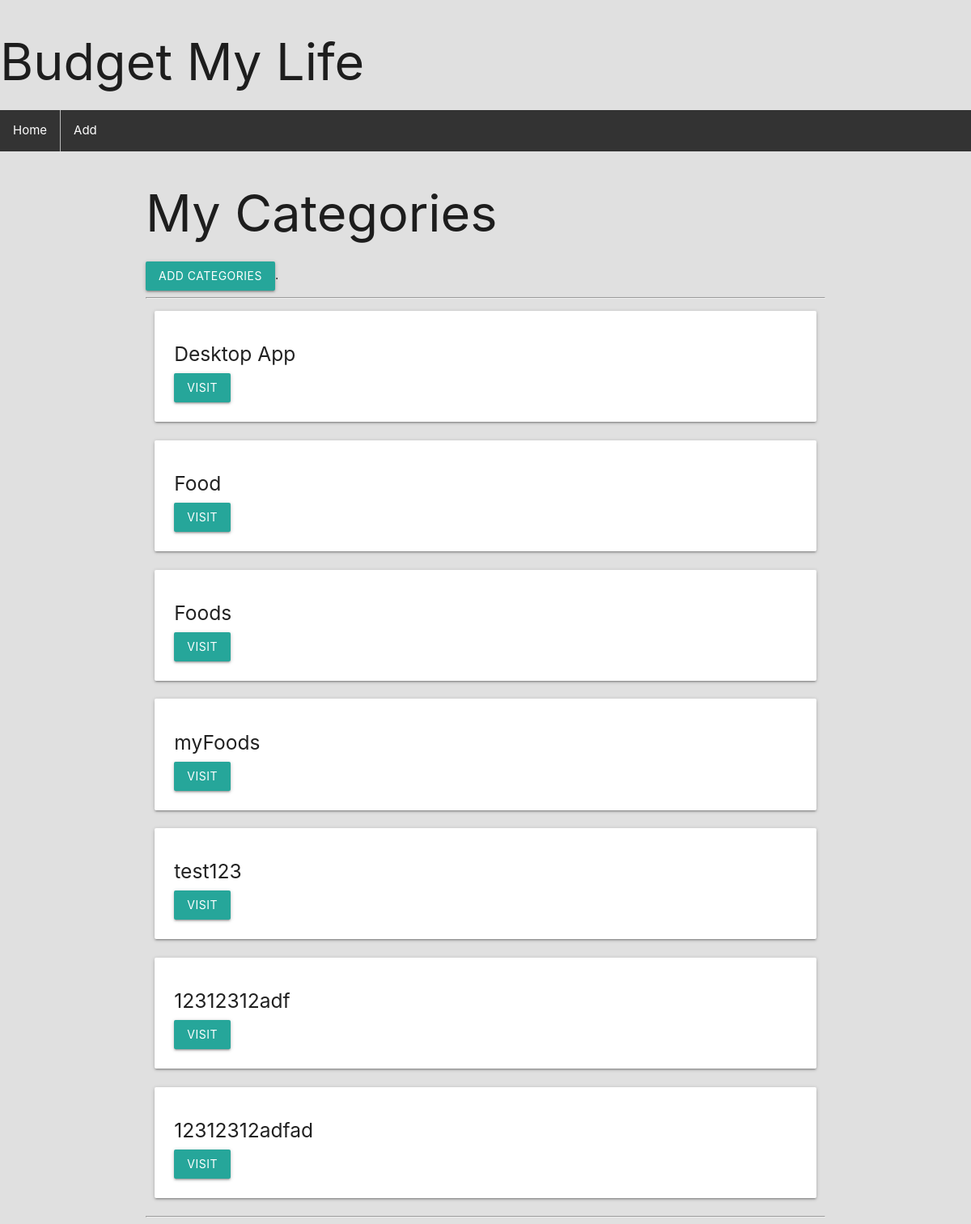
Before: / with the older database file.
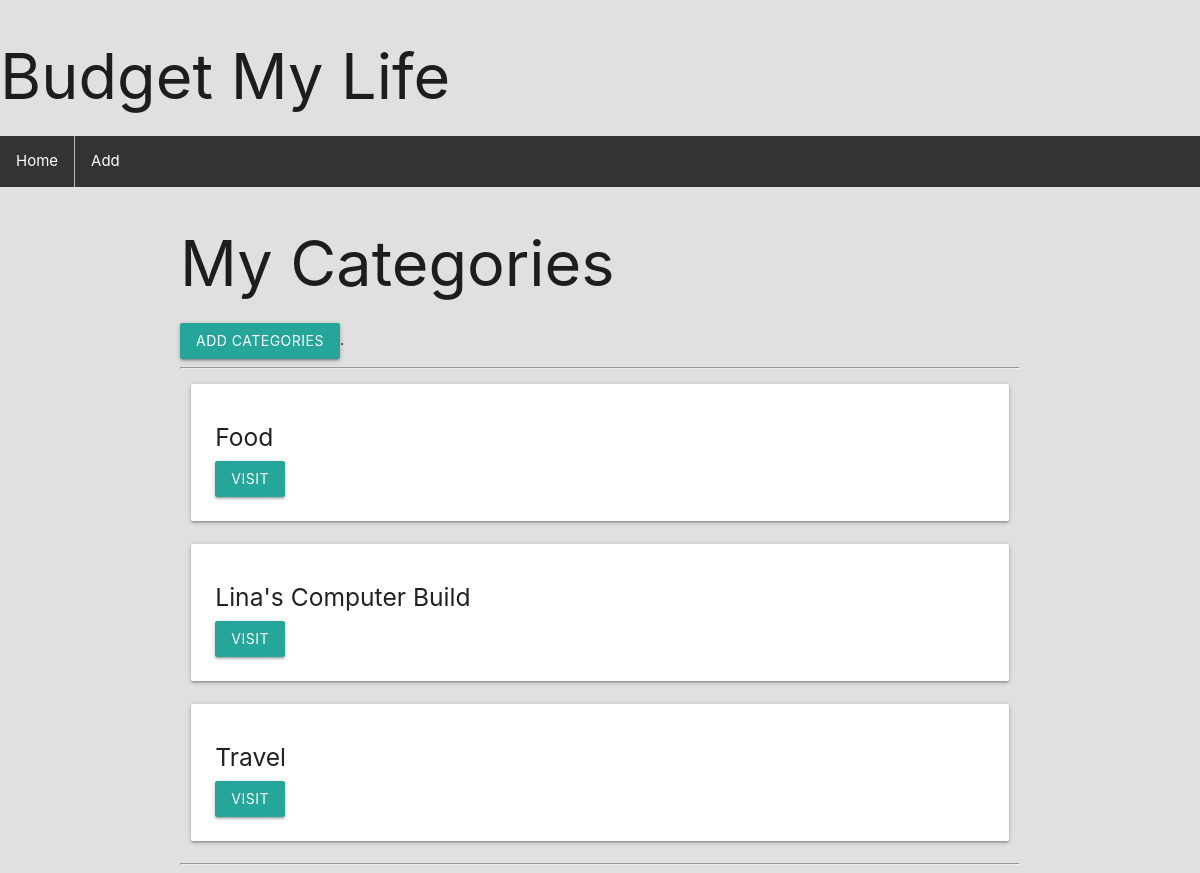
After: the same page with the newer database file.
### budget/models.py (models this page shows, shortened)
class Project(models.Model):
    name = models.CharField(max_length=100)
    slug = models.SlugField(max_length=100, unique=True, blank=True)
    budget = models.DecimalField(decimal_places=2, max_digits=100000)

### budget/views.py (the view)
# urls.py: re_path(r'^$', views.project_list, name='list'),
def project_list(request):
    if request.method == 'GET':
        project_list = Project.objects.all()
        return render(request, 'budget/project-list.html', {'project_list': project_list})
    elif request.method == 'DELETE':
        id = json.loads(request.body.decode("utf-8"))['id']
        project = Project.objects.get(id=id)
        project.delete()
        project_list = Project.objects.all()
        return render(request, 'budget/project-list.html', {'project_list': project_list})

### budget/templates/budget/project-list.html (shortened to what this page needs)
{% extends 'budget/base.html' %}
{% block content %}
<div class="container">
  <h1>My Categories</h1>
    <a href="{% url 'add' %}" class = 'btn'>Add Categories</a>.
  <hr>
  <div class="row">
    {% for project in project_list %}
    <div class="col s12 md6 xl3">
      <div class="card-panel">
        <h5>{{ project.name }}</h5>
        <a href="{% url 'detail' project.slug %}" class="btn">Visit</a>
      </div>
    </div>
    {% endfor %}
  </div>
  <hr>
</div>
{% endblock %}

### budget/templates/budget/base.html (shortened to what this page needs)
{% load static %}
<!DOCTYPE html>
<html lang="en">
<head>
  <link rel="stylesheet" href="{% static 'css/styles.css' %}">
  <link rel="stylesheet" href="https://cdnjs.cloudflare.com/ajax/libs/materialize/1.0.0-beta/css/materialize.min.css">
</head>
<body>
  <h1>Budget My Life</h1>
  <ul class= "ulCustom">
    <li class="liCustom1 liCustom2"><a  href="{% url 'list' %}">Home</a></li>
    <li class="liCustom1 liCustom2"><a href="{% url 'add' %}">Add</a></li>
  </ul>
  {% block content %}
  {% endblock %}
</body>
</html>

### budget/static/css/styles.css (style rules this page uses)
html { font-family: 'Montserrat'; background-color: #E0E0E0; }
h1, h6 { font-weight: bold; }
.row { margin: 0!important; }
ul.ulCustom { list-style-type: none; margin: 0; padding: 0; overflow: hidden; background-color: #333; }
li.liCustom1 { float: left; border-right:1px solid #bbb; }
li:last-child { border-right: none; }
li.liCustom2 a { display: block; color: white; text-align: center; padding: 14px 16px; text-decoration: none; }

Changed rows visible on the page:
removed Project: name "Desktop App"
removed Project: name "Foods"
removed Project: name "myFoods"
removed Project: name "test123"
removed Project: name "12312312adf"
removed Project: name "12312312adfad"
added Project: name "Lina's Computer Build"
added Project: name "Travel"
